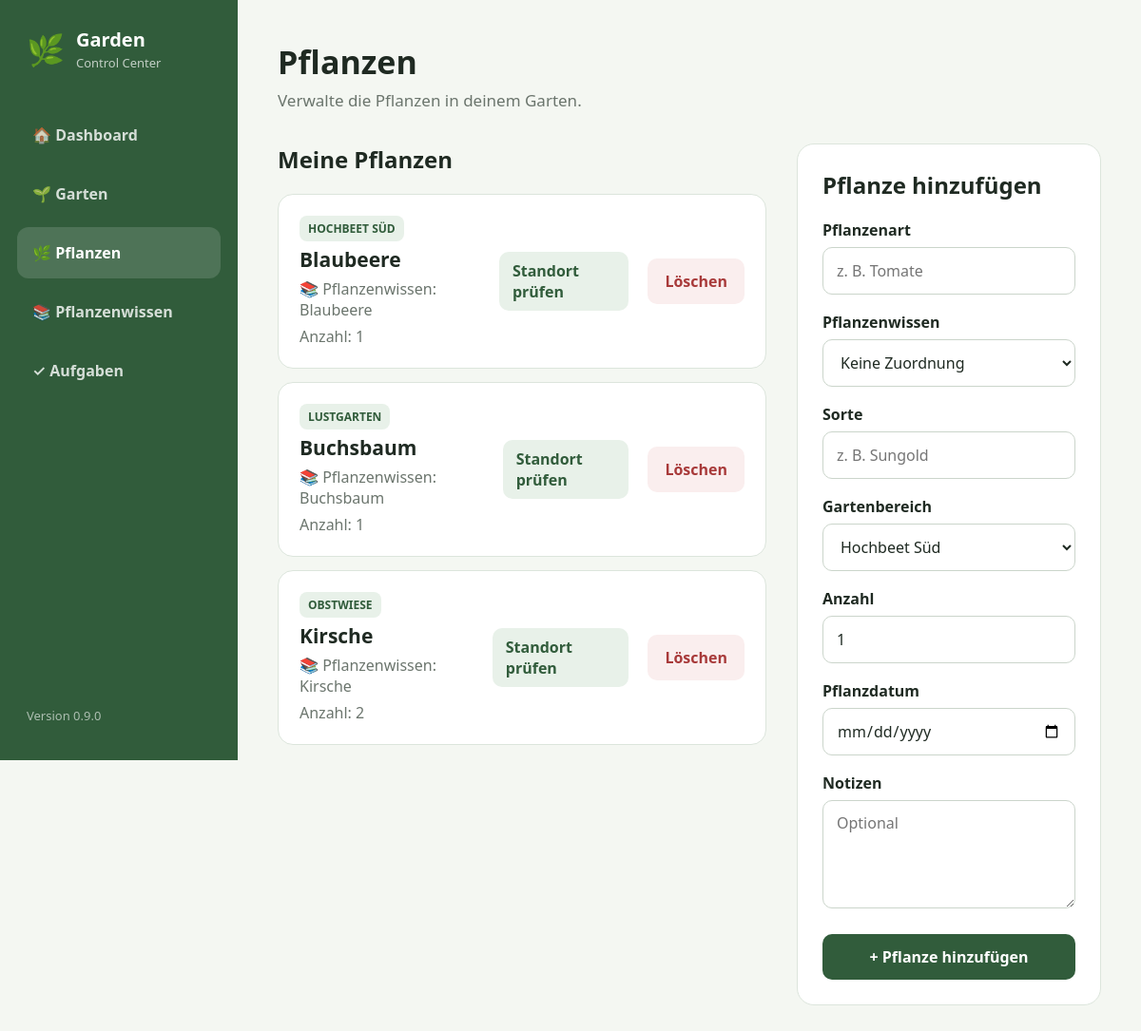
/plants, run on the app's committed database.
### app/models/plant.py (models this page shows)
class Plant(Base):
    __tablename__ = "plants"
    id: Mapped[int] = mapped_column(
        Integer,
        primary_key=True,
        index=True,
    )
    name: Mapped[str] = mapped_column(
        String(100),
        nullable=False,
    )
    variety: Mapped[str | None] = mapped_column(
        String(100),
        nullable=True,
    )
    quantity: Mapped[int] = mapped_column(
        Integer,
        default=1,
        nullable=False,
    )
    planted_at: Mapped[date | None] = mapped_column(
        Date,
        nullable=True,
    )
    notes: Mapped[str | None] = mapped_column(
        Text,
        nullable=True,
    )
    garden_area_id: Mapped[int] = mapped_column(
        ForeignKey("garden_areas.id"),
        nullable=False,
    )
    species_id: Mapped[int | None] = mapped_column(
        ForeignKey("plant_species.id"),
        nullable=True,
    )
    created_at: Mapped[datetime] = mapped_column(
        DateTime,
        default=datetime.now,
    )
    garden_area: Mapped["GardenArea"] = relationship(
        back_populates="plants",
    )
    species: Mapped["PlantSpecies | None"] = relationship(
        back_populates="plants",
    )

### app/models/garden_area.py (models this page shows)
class GardenArea(Base):
    __tablename__ = "garden_areas"
    id: Mapped[int] = mapped_column(
        Integer,
        primary_key=True,
        index=True,
    )
    name: Mapped[str] = mapped_column(
        String(100),
        nullable=False,
    )
    area_type: Mapped[str] = mapped_column(
        String(50),
        nullable=False,
    )
    area_size: Mapped[float | None] = mapped_column(
        Float,
        nullable=True,
    )
    light_condition: Mapped[str | None] = mapped_column(
        String(30),
        nullable=True,
    )
    soil_type: Mapped[str | None] = mapped_column(
        String(100),
        nullable=True,
    )
    soil_ph: Mapped[float | None] = mapped_column(
        Float,
        nullable=True,
    )
    irrigation_zone: Mapped[str | None] = mapped_column(
        String(50),
        nullable=True,
    )
    description: Mapped[str | None] = mapped_column(
        Text,
        nullable=True,
    )
    created_at: Mapped[datetime] = mapped_column(
        DateTime,
        default=datetime.now,
    )
    plants: Mapped[list["Plant"]] = relationship(
        back_populates="garden_area",
        cascade="all, delete-orphan",
    )

### app/models/plant_species.py (models this page shows)
class PlantSpecies(Base):
    __tablename__ = "plant_species"
    id: Mapped[int] = mapped_column(
        Integer,
        primary_key=True,
        index=True,
    )
    name: Mapped[str] = mapped_column(
        String(100),
        nullable=False,
        unique=True,
    )
    category: Mapped[str] = mapped_column(
        String(50),
        nullable=False,
    )
    sowing_start: Mapped[int | None] = mapped_column(
        Integer,
        nullable=True,
    )
    sowing_end: Mapped[int | None] = mapped_column(
        Integer,
        nullable=True,
    )
    planting_start: Mapped[int | None] = mapped_column(
        Integer,
        nullable=True,
    )
    planting_end: Mapped[int | None] = mapped_column(
        Integer,
        nullable=True,
    )
    harvest_start: Mapped[int | None] = mapped_column(
        Integer,
        nullable=True,
    )
    harvest_end: Mapped[int | None] = mapped_column(
        Integer,
        nullable=True,
    )
    water_need: Mapped[str] = mapped_column(
        String(20),
        default="mittel",
        nullable=False,
    )
    nutrient_need: Mapped[str] = mapped_column(
        String(20),
        default="mittel",
        nullable=False,
    )
    light_requirement: Mapped[str | None] = mapped_column(
        String(30),
        nullable=True,
    )
    soil_type: Mapped[str | None] = mapped_column(
        String(100),
        nullable=True,
    )
    soil_moisture_min: Mapped[float | None] = mapped_column(
        Float,
        nullable=True,
    )
    soil_moisture_max: Mapped[float | None] = mapped_column(
        Float,
        nullable=True,
    )
    soil_ph_min: Mapped[float | None] = mapped_column(
        Float,
        nullable=True,
    )
    soil_ph_max: Mapped[float | None] = mapped_column(
        Float,
        nullable=True,
    )
    frost_sensitive: Mapped[bool] = mapped_column(
        Boolean,
        default=False,
        nullable=False,
    )
    waterlogging_sensitive: Mapped[bool] = mapped_column(
        Boolean,
        default=False,
        nullable=False,
    )
    lime_sensitive: Mapped[bool] = mapped_column(
        Boolean,
        default=False,
        nullable=False,
    )
    description: Mapped[str | None] = mapped_column(
        Text,
        nullable=True,
    )
    created_at: Mapped[datetime] = mapped_column(
        DateTime,
        default=datetime.now,
    )
    plants: Mapped[list["Plant"]] = relationship(
        back_populates="species",
    )
    care_rules: Mapped[list["CareRule"]] = relationship(
        back_populates="species",
    )

### app/routers/plants.py (the view)
@router.get("/plants", response_class=HTMLResponse)
async def plants(
    request: Request,
    db: Session = Depends(get_db),
):
    all_plants = (
        db.query(Plant)
        .order_by(Plant.name)
        .all()
    )
    areas = (
        db.query(GardenArea)
        .order_by(GardenArea.name)
        .all()
    )
    species = (
        db.query(PlantSpecies)
        .order_by(PlantSpecies.name)
        .all()
    )
    return templates.TemplateResponse(
        request=request,
        name="plants.html",
        context={
            "page": "plants",
            "app_name": APP_NAME,
            "version": APP_VERSION,
            "plants": all_plants,
            "areas": areas,
            "species": species,
        },
    )

### app/templates/plants.html (shortened to what this page needs)
{% extends "base.html" %}
{% block content %}
<header class="page-header">
            <div>
                <h1>Pflanzen</h1>
                <p>
                    Verwalte die Pflanzen in deinem Garten.
                </p>
            </div>
        </header>
        <section class="two-column">
            <div>
                <h2>Meine Pflanzen</h2>
                {% if plants %}
                <div class="area-list">
                    {% for plant in plants %}
                    <article class="area-card">
                        <div class="area-info">
                            <span class="area-type">
                                {{ plant.garden_area.name }}
                            </span>
                            <h3>
                                {{ plant.name }}
                            </h3>
                            {% if plant.species %}
                            <p>
                                📚 Pflanzenwissen:
                                {{ plant.species.name }}
                            </p>
                            {% endif %}
                            <p>
                                Anzahl: {{ plant.quantity }}
                            </p>
                        </div>
                        <a
                            href="/plants/{{ plant.id }}/analysis"
                            class="secondary-button"
                        >
                            Standort prüfen
                        </a>
                        <form
                            method="post"
                            action="/plants/{{ plant.id }}/delete"
                            onsubmit="return confirm('Pflanze wirklich löschen?');"
                        >
                            <button
                                type="submit"
                                class="danger-button"
                            >
                                Löschen
                            </button>
                        </form>
                    </article>
                    {% endfor %}
                </div>
                {% endif %}
            </div>
            <div>
                <div class="form-card">
                    <h2>
                        Pflanze hinzufügen
                    </h2>
                    {% if areas %}
                    <form
                        method="post"
                        action="/plants"
                    >
                        <label for="name">
                            Pflanzenart
                        </label>
                        <input
                            id="name"
                            name="name"
                            type="text"
                            placeholder="z. B. Tomate"
                            required
                        >
                        <label for="species_id">
                            Pflanzenwissen
                        </label>
                        <select
                            id="species_id"
                            name="species_id"
                        >
                            <option value="">
                                Keine Zuordnung
                            </option>
                        </select>
                        <label for="variety">
                            Sorte
                        </label>
                        <input
                            id="variety"
                            name="variety"
                            type="text"
                            placeholder="z. B. Sungold"
                        >
                        <label for="garden_area_id">
                            Gartenbereich
                        </label>
                        <select
                            id="garden_area_id"
                            name="garden_area_id"
                            required
                        >
                            {% for area in areas %}
                            <option value="{{ area.id }}">
                                {{ area.name }}
                            </option>
                            {% endfor %}
                        </select>
                        <label for="quantity">
                            Anzahl
                        </label>
                        <input
                            id="quantity"
                            name="quantity"
                            type="number"
                            value="1"
                            min="1"
                            required
                        >
                        <label for="planted_at">
                            Pflanzdatum
                        </label>
                        <input
                            id="planted_at"
                            name="planted_at"
                            type="date"
                        >
                        <label for="notes">
                            Notizen
                        </label>
                        <textarea
                            id="notes"
                            name="notes"
                            rows="4"
                            placeholder="Optional"
                        ></textarea>
                        <button
                            type="submit"
                            class="primary-button"
                        >
                            + Pflanze hinzufügen
                        </button>
                    </form>
                    {% endif %}
                </div>
            </div>
        </section>
{% endblock %}

### app/static/css/style.css (style rules this page uses)
:root { --background: #f4f7f2; --surface: #ffffff; --primary: #315c3b; --primary-dark: #24482d; --primary-light: #e8f1e9; --text: #1f2a22; --muted: #6b756d; --border: #dce5dc; --danger: #a83a3a; --danger-background: #faeeee; --radius: 18px; }
* { box-sizing: border-box; }
html, body { margin: 0; min-height: 100%; }
body { font-family: system-ui, -apple-system, BlinkMacSystemFont, "Segoe UI", sans-serif; background: var(--background); color: var(--text); }
a { color: inherit; text-decoration: none; }
button, input, select, textarea { font: inherit; }
.page-header { margin-bottom: 34px; }
.page-header h1 { margin: 0 0 6px; font-size: 34px; }
.page-header p { margin: 0; color: var(--muted); font-size: 17px; }
h2 { margin-top: 0; }
.two-column { display: grid; grid-template-columns: minmax(0, 1.5fr) minmax(320px, 0.7fr); gap: 32px; }
.area-list { display: flex; flex-direction: column; gap: 14px; }
.area-card { display: flex; align-items: center; justify-content: space-between; gap: 20px; padding: 22px; background: var(--surface); border: 1px solid var(--border); border-radius: 16px; }
.area-card h3 { margin: 5px 0; font-size: 21px; }
.area-card p { margin: 6px 0 0; color: var(--muted); }
.area-type { display: inline-block; padding: 5px 9px; background: var(--primary-light); border-radius: 8px; color: var(--primary); font-size: 12px; font-weight: 700; text-transform: uppercase; }
.form-card { padding: 26px; background: var(--surface); border: 1px solid var(--border); border-radius: var(--radius); }
form label { display: block; margin: 18px 0 7px; font-weight: 650; }
input, select, textarea { width: 100%; min-height: 50px; padding: 12px 14px; border: 1px solid #cbd5cb; border-radius: 10px; background: white; color: var(--text); outline: none; }
textarea { resize: vertical; }
button { min-height: 48px; padding: 11px 18px; border: 0; border-radius: 10px; cursor: pointer; font-weight: 650; }
.primary-button { width: 100%; margin-top: 22px; background: var(--primary); color: white; }
.danger-button { background: var(--danger-background); color: var(--danger); }
.secondary-button { min-height: 44px; display: flex; align-items: center; justify-content: center; padding: 9px 14px; background: var(--primary-light); color: var(--primary); border-radius: 10px; font-weight: 650; }

### data on the page
Plant: garden_area.name "HOCHBEET SÜD", name "Blaubeere", species.name "Blaubeere", quantity "1"
Plant: garden_area.name "LUSTGARTEN", name "Buchsbaum", species.name "Buchsbaum", quantity "1"
Plant: garden_area.name "OBSTWIESE", name "Kirsche", species.name "Kirsche", quantity "2"

### other printed values
{{ version }} "0.9.0"
form field garden_area_id "Hochbeet Süd"
